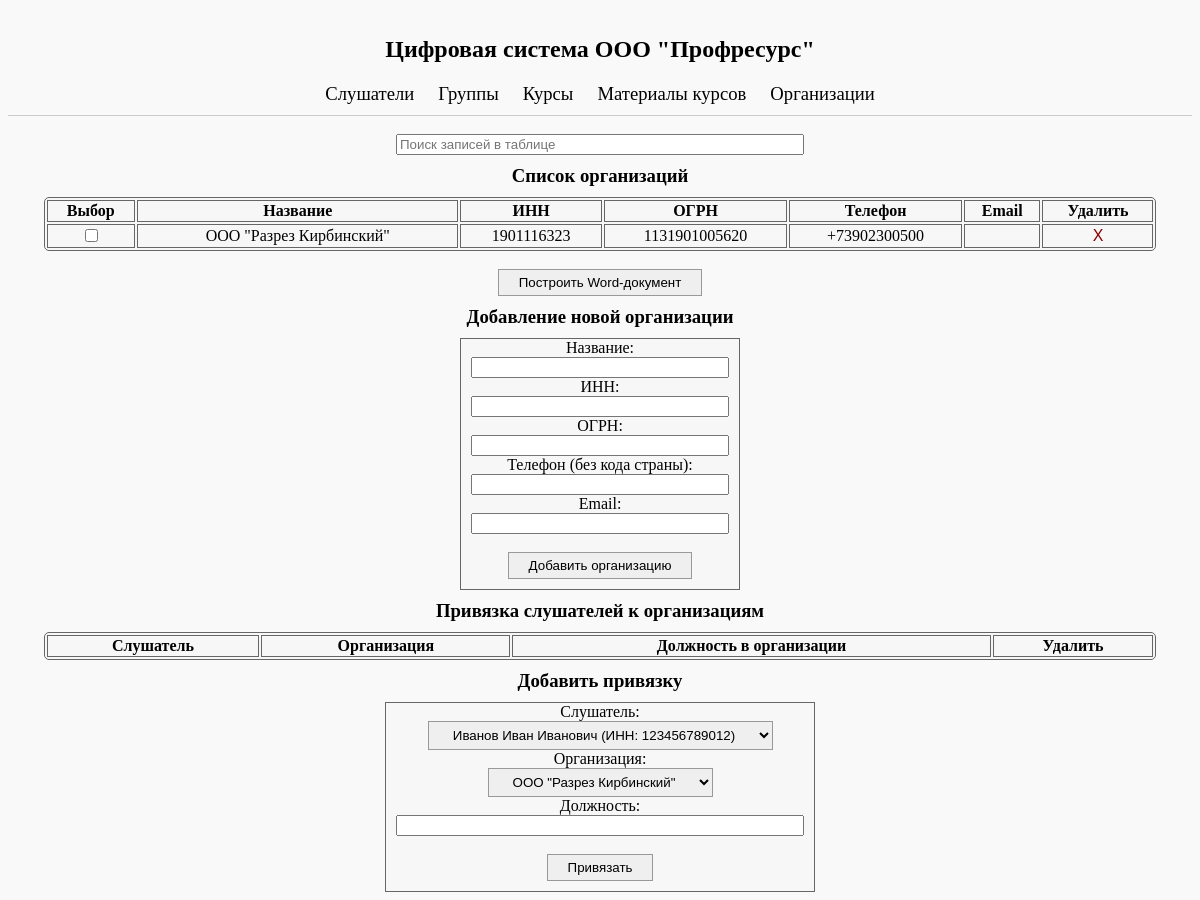
Page /organisations/ on the earlier database version.
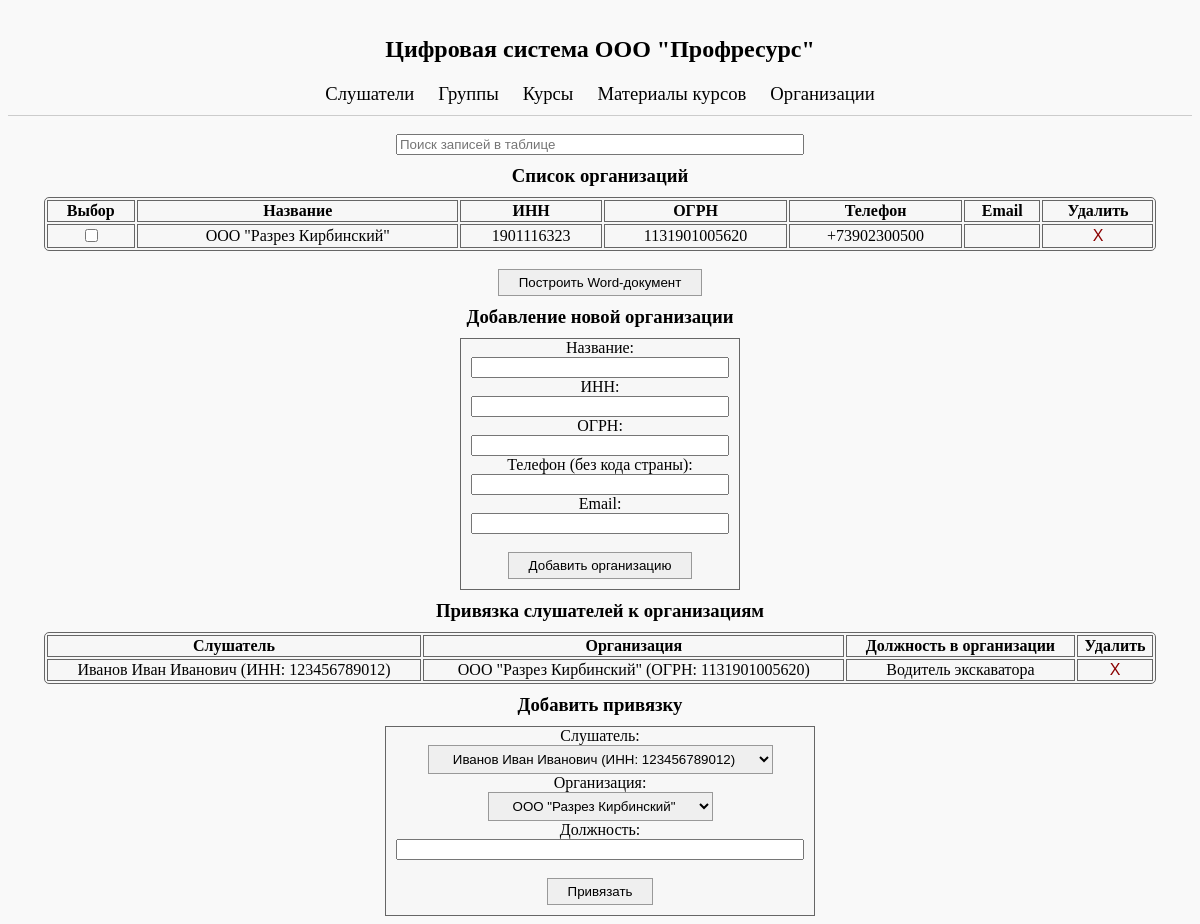
Same page on the later database version.
### main/models.py (models this page shows)
class Организации(models.Model):
    Название = models.CharField(max_length=255, null=False, default="")
    ИНН = models.CharField(max_length=12, blank=True, unique=True)
    ОГРН = models.CharField(max_length=13, blank=True, unique=True)
    Телефон = models.CharField(max_length=10, blank=True, unique=True, null=True)
    Email = models.EmailField(blank=True, unique=True, null=True)

class Человек_организация(models.Model):
    Слушатель = models.ForeignKey(Слушатели, on_delete=models.CASCADE)
    Организация = models.ForeignKey(Организации, on_delete=models.CASCADE)
    Должность = models.CharField(max_length=255, blank=True, null=False, default="")

class Слушатели(models.Model):
    Фамилия = models.CharField(max_length=100, null=False)
    Имя = models.CharField(max_length=100, null=False)
    Отчество = models.CharField(max_length=100, blank=True, null=True)
    Дата_рождения = models.DateField(null=False)
    Пол = models.ForeignKey(Пол, on_delete=models.SET_NULL, null=True)
    Серия_паспорта = models.CharField(max_length=10, blank=True, null=True)
    Номер_паспорта = models.CharField(max_length=20, blank=True, null=False)
    Гражданство = models.ForeignKey(Страны, on_delete=models.SET_NULL, null=True)
    Номер_СНИЛС = models.CharField(max_length=11, blank=True, null=True)
    ИНН = models.CharField(max_length=12, blank=True, null=True, unique=True)
    Телефон = models.CharField(max_length=10, blank=True, null=True)
    Email = models.EmailField(blank=True, null=True)

### main/views.py (the view, shortened to what this page needs)
# urls.py: path('organisations/', views.организации_view, name='organisation_list'),
def организации_view(request):
    return render(request, 'main/OrganisationList.html', {
        'слушатели': Слушатели.objects.all(),
        'организации': Организации.objects.all(),
        'привязки': Человек_организация.objects.all(),
    })

### main/templates/main/OrganisationList.html (shortened to what the changed rows need)
{% extends 'main/MainMenu.html' %}
{% block content %}
    <div>
        <table class="table" id="organisation-table">
        <thead>
            <tr>
                <th>Выбор</th>
                <th>Название</th>
                <th>ИНН</th>
                <th>ОГРН</th>
                <th>Телефон</th>
                <th>Email</th>
                <th>Удалить</th>
            </tr>
        </thead>
        <tbody>
            {% for организация in организации %}
                <tr data-id="{{ организация.id }}">
                    <td><input type="checkbox"></td>
                    <td>{{ организация.Название }}</td>
                    <td>{{ организация.ИНН }}</td>
                    <td>{{ организация.ОГРН }}</td>
                    <td>{% if организация.Телефон %}
                            +7{{ организация.Телефон }}
                        {% endif %}</td>
                    <td>{{ организация.Email }}</td>
                    <td>
                        <form method="post" action="{% url 'delete_organisation' организация.id %}">
                            <button type="submit" class="delete-button" onclick="return confirm('Удалить эту запись?');">X</button>
                        </form>
                    </td>
                </tr>
             {% endfor %}
        </tbody>
        </table><br>
    </div>
    <div>
        <table class="table" id="org-linking-table">
            <thead>
                <tr>
                    <th>Слушатель</th>
                    <th>Организация</th>
                    <th>Должность в организации</th>
                    <th>Удалить</th>
                </tr>
            </thead>
            <tbody>
                {% for чел_орг in привязки %}
                    <tr>
                        <td>{{ чел_орг.Слушатель.Фамилия }} {{ чел_орг.Слушатель.Имя }} {{ чел_орг.Слушатель.Отчество }} (ИНН: {{ чел_орг.Слушатель.ИНН }})</td>
                        <td>{{ чел_орг.Организация.Название }} (ОГРН: {{ чел_орг.Организация.ОГРН }})</td>
                        <td>{{ чел_орг.Должность }}</td>
                        <td>
                            <form method="post" action="{% url 'delete_org_linking' чел_орг.id %}">
                                <button type="submit" class="delete-button" onclick="return confirm('Удалить привязку?');">X</button>
                            </form>
                        </td>
                    </tr>
                 {% endfor %}
            </tbody>
        </table>
    </div>
{% endblock %}

Differences in the rows shown:
added Человек_организация: Слушатель.Фамилия "Иванов", Слушатель.Имя "Иван", Слушатель.Отчество "Иванович", Слушатель.ИНН "123456789012", Организация.Название "ООО \"Разрез Кирбинский\"", Организация.ОГРН "1131901005620", Должность "Водитель экскаватора"
